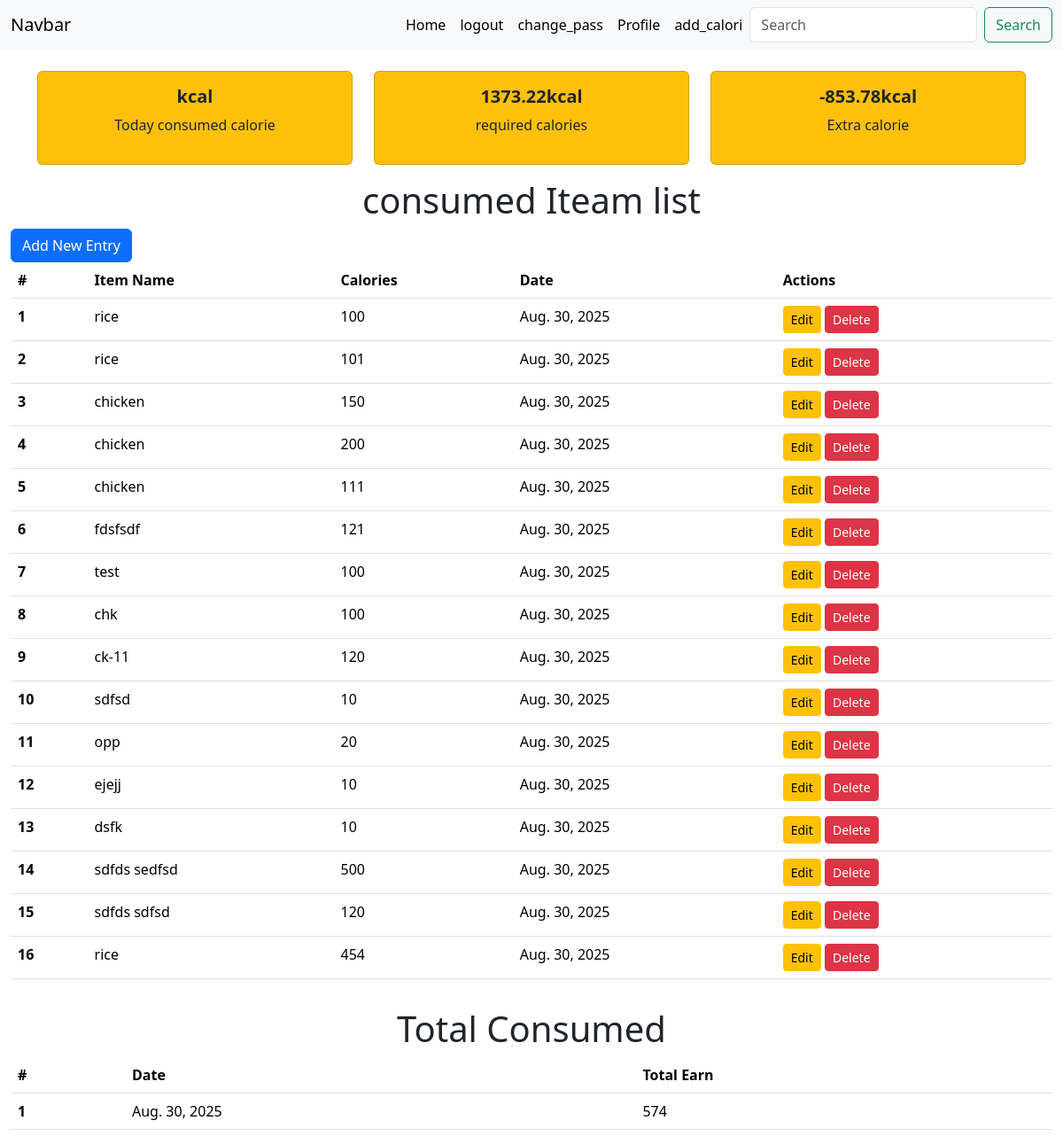
Before: /home_page (signed in) with the older database file.
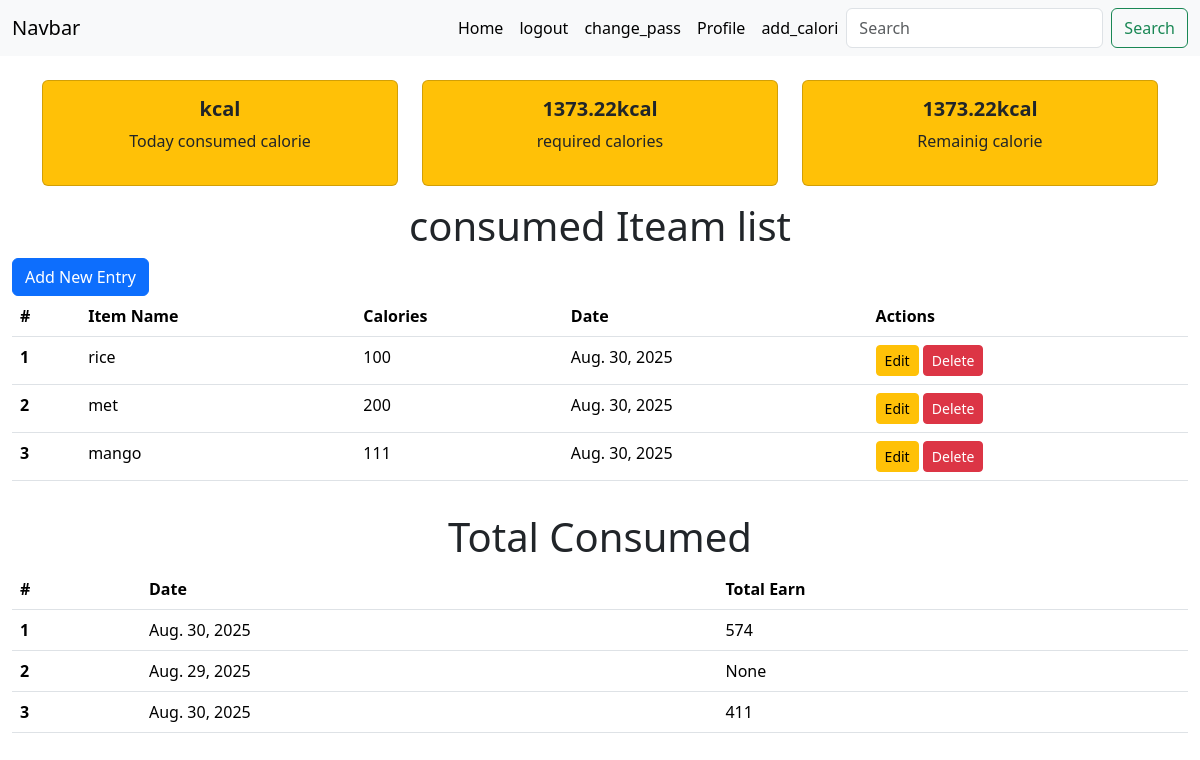
After: the same page with the newer database file.
### caloryApp/models.py (models this page shows, shortened)
class CalorieEntryModel(models.Model):
    user = models.ForeignKey(CustomModel, on_delete=models.CASCADE,related_name="calori_count",null=True)
    item_name = models.CharField(max_length=100,null=True)
    calories_consumed = models.PositiveIntegerField(null=True)
    date = models.DateField(auto_now_add=True)

class totalCalorieModel(models.Model):
    user = models.ForeignKey(CustomModel, on_delete=models.CASCADE,null=True)
    total_Calorie= models.PositiveIntegerField(null=True)
    date = models.DateField(auto_now_add=True)

### lima_20_Calorycounter/views.py (the view)
# urls.py: path('home_page',home_page, name="home_page"),
def home_page(request):
    current_user = request.user
    today = date.today()
    calori_entry_item = CalorieEntryModel.objects.all()
    total_calori_data = totalCalorieModel.objects.all()
    weight = height = age = BMR = 0
    gender = ''
    profile = getattr(current_user, 'profile_user', None)
    if profile:
        weight = profile.weight_kg
        height = profile.height_cm
        age = profile.age
        gender = profile.gender
        if weight and height and age:
            if gender.lower() == 'male':
                BMR = 66.47 + (13.75 * weight) + (5.003 * height) - (6.755 * age)
            else:
                BMR = 655.1 + (9.563 * weight) + (1.850 * height) - (4.676 * age)
    BMR = round(BMR, 2)
    today_calori_comsum = CalorieEntryModel.objects.filter(user=current_user, date=today)
    total_consumed = today_calori_comsum.aggregate(total=Sum('calories_consumed'))['total'] or 0
    remainig = round(BMR - total_consumed, 2)
    context = {
        'calori_entry_item': calori_entry_item,
        'total_calori_data': total_calori_data,
        'BMR': BMR,
        'today_calori_comsum': today_calori_comsum,
        'remainig': remainig,
        'total_consumed': total_consumed,
    }
    return render(request,"home.html",context)

### templates/home.html
{% extends "master.html" %}
{% block body %}
  <div class="container">
  <div class="row mt-4">
    <div class="col-lg-4 col-md-4 col-sm-6">
      <div class="card bg-warning">
        <div class="card-body">
          <h5 class="text-center"><b>{{ today_calori_comsum.total_Calorie }} kcal</b></h5>
          <p class="text-center">Today consumed calorie</p>
        </div>
      </div>
    </div>
    <div class="col-lg-4 col-md-4 col-sm-6">
      <div class="card bg-warning">
        <div class="card-body">
          <h5 class="text-center"><b>{{BMR}}kcal</b></h5>
          <p class="text-center">required calories</p>
        </div>
      </div>
    </div>
    <div class="col-lg-4 col-md-4 col-sm-6">
      <div class="card bg-warning">
        <div class="card-body">
          {% if remainig < 0 %}
          <h5 class="text-center"><b>{{remainig }}kcal</b></h5>
          <p class="text-center">Extra calorie</p>
          {% else %}
          <h5 class="text-center"><b>{{remainig }}kcal</b></h5>
          <p class="text-center">Remainig calorie</p>
          {% endif %}
        </div>
      </div>
    </div>
  </div>
</div>
  <div class="grey-bg container-fluid mt-3">
    <h1 class= text-center>consumed Iteam list</h1>
    <div><a href="{% url 'add_calori' %}" class="btn btn-primary">Add New Entry</a></div>
<div class="table-responsive">
<table class="table">
  <thead>
    <tr>
      <th scope="col">#</th>
      <th scope="col">Item Name</th>
      <th scope="col">Calories</th>
      <th scope="col">Date</th>
      <th scope="col">Actions</th>
    </tr>
  </thead>
  <tbody>
    {% for entry in calori_entry_item %}
    <tr>
      <th scope="row">{{ forloop.counter }}</th>
      <td>{{ entry.item_name }}</td>
      <td>{{ entry.calories_consumed }}</td>
      <td>{{ entry.date }}</td>
      <td>
        <a href="{% url 'update_calorie' entry.id %}" class="btn btn-warning btn-sm">Edit</a>
        <a href="{% url 'delete_calorie' entry.id %}" class="btn btn-danger btn-sm">Delete</a>
      </td>
    </tr>
    {% endfor %}
  </tbody>
</table>
</div>
</div>
  <div class="grey-bg container-fluid mt-3">
    <h1 class= text-center>Total Consumed</h1>
<div class="table-responsive">
<table class="table">
  <thead>
    <tr>
      <th scope="col">#</th>
      <th scope="col">Date</th>
      <th scope="col">Total Earn</th>
    </tr>
  </thead>
  <tbody>
    {% for entry in total_calori_data %}
    <tr>
      <th scope="row">{{ forloop.counter }}</th>
      <td>{{ entry.date }}</td>
      <td>{{ entry.total_Calorie }}</td>
    </tr>
    {% endfor %}
  </tbody>
</table>
</div>
</div>
{% endblock body %}

### templates/master.html (shortened to what this page needs)
<!doctype html>
<html lang="en">
  <head>
    <link href="https://cdn.jsdelivr.net/npm/bootstrap@5.3.7/dist/css/bootstrap.min.css" rel="stylesheet">
  </head>
  <body>
    {% include "navbar.html" %}
    {% block body %}
    {% endblock body %}
  </body>
</html>

### templates/navbar.html (shortened to what this page needs)
<nav class="navbar navbar-expand-lg bg-body-tertiary">
  <div class="container-fluid">
    <a class="navbar-brand" href="#">Navbar</a>
    <div class="collapse navbar-collapse" id="navbarSupportedContent">
      <ul class="navbar-nav ms-auto mb-2 mb-lg-0">
        <li class="nav-item">
          <a class="nav-link active" aria-current="page" href=" {% url 'home_page' %} ">Home</a>
        </li>
          <li class="nav-item">
          <a class="nav-link active" aria-current="page" href="{% url 'log_out' %}">logout</a>
        </li>
         <li class="nav-item">
          <a class="nav-link active" aria-current="page" href=" {% url 'change_pass' %} ">change_pass</a>
        </li>
         <li class="nav-item">
          <a class="nav-link active" aria-current="page" href=" {% url 'profile_page' %} ">Profile</a>
        </li>
        <li class="nav-item">
          <a class="nav-link active" aria-current="page" href=" {% url 'add_calori' %} ">add_calori</a>
        </li>
      <form class="d-flex" role="search">
        <input class="form-control me-2" type="search" placeholder="Search" aria-label="Search"/>
        <button class="btn btn-outline-success" type="submit">Search</button>
      </form>
    </div>
  </div>
</nav>

Changed rows visible on the page:
removed CalorieEntryModel: item_name "rice", calories_consumed "101", date "Aug. 30, 2025"
removed CalorieEntryModel: item_name "chicken", calories_consumed "150", date "Aug. 30, 2025"
removed CalorieEntryModel: item_name "chicken", calories_consumed "200", date "Aug. 30, 2025"
removed CalorieEntryModel: item_name "chicken", calories_consumed "111", date "Aug. 30, 2025"
removed CalorieEntryModel: item_name "fdsfsdf", calories_consumed "121", date "Aug. 30, 2025"
removed CalorieEntryModel: item_name "test", calories_consumed "100", date "Aug. 30, 2025"
removed CalorieEntryModel: item_name "chk", calories_consumed "100", date "Aug. 30, 2025"
removed CalorieEntryModel: item_name "ck-11", calories_consumed "120", date "Aug. 30, 2025"
removed CalorieEntryModel: item_name "sdfsd", calories_consumed "10", date "Aug. 30, 2025"
removed CalorieEntryModel: item_name "opp", calories_consumed "20", date "Aug. 30, 2025"
removed CalorieEntryModel: item_name "ejejj", calories_consumed "10", date "Aug. 30, 2025"
removed CalorieEntryModel: item_name "dsfk", calories_consumed "10", date "Aug. 30, 2025"
removed CalorieEntryModel: item_name "sdfds sedfsd", calories_consumed "500", date "Aug. 30, 2025"
removed CalorieEntryModel: item_name "sdfds sdfsd", calories_consumed "120", date "Aug. 30, 2025"
removed CalorieEntryModel: item_name "rice", calories_consumed "454", date "Aug. 30, 2025"
added CalorieEntryModel: item_name "met", calories_consumed "200", date "Aug. 30, 2025"
added CalorieEntryModel: item_name "mango", calories_consumed "111", date "Aug. 30, 2025"
added totalCalorieModel: date "Aug. 29, 2025", total_Calorie "None"
added totalCalorieModel: date "Aug. 30, 2025", total_Calorie "411"
Other visible differences:
{{ remainig }}: (not shown) → "1373.22"
{{ remainig }}: "-853.78" → (not shown)
text no longer shown: "Extra calorie"
text now shown: "Remainig calorie"
